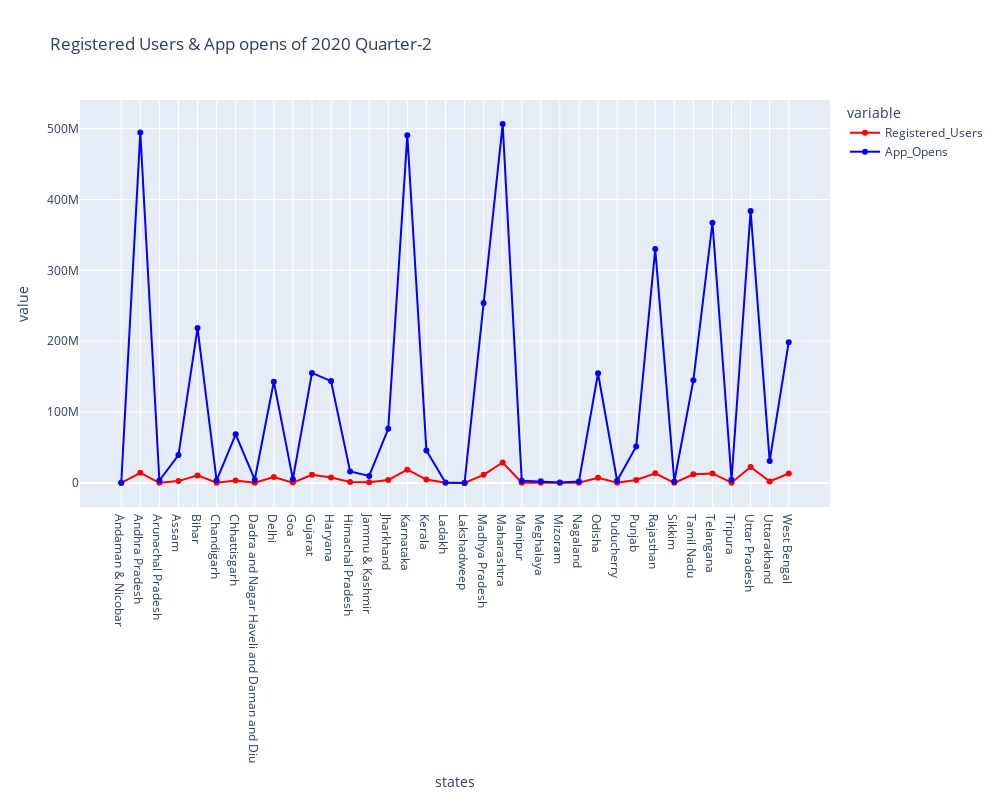

The cell this chart's notebook holds for it:
### Code cell
map_user_year_qua =map_user_fig2(map_user_yr, 2)

### Figure 1 — Plotly figure (JSON) as saved in the notebook; plotly's stock layout.template omitted (floating-point values rounded to 4 significant figures)
{"data": [{"hovertemplate": "variable=Registered_Users<br>states=%{x}<br>value=%{y}<extra></extra>", "legendgroup": "Registered_Users", "line": {"color": "rgb(255,0,0)", "dash": "solid"}, "marker": {"symbol": "circle"}, "mode": "lines+markers", "name": "Registered_Users", "orientation": "v", "showlegend": true, "type": "scatter", "x": ["Andaman & Nicobar", "Andhra Pradesh", "Arunachal Pradesh", "Assam", "Bihar", "Chandigarh", "Chhattisgarh", "Dadra and Nagar Haveli and Daman and Diu", "Delhi", "Goa", "Gujarat", "Haryana", "Himachal Pradesh", "Jammu & Kashmir", "Jharkhand", "Karnataka", "Kerala", "Ladakh", "Lakshadweep", "Madhya Pradesh", "Maharashtra", "Manipur", "Meghalaya", "Mizoram", "Nagaland", "Odisha", "Puducherry", "Punjab", "Rajasthan", "Sikkim", "Tamil Nadu", "Telangana", "Tripura", "Uttar Pradesh", "Uttarakhand", "West Bengal"], "xaxis": "x", "y": [32710, 14319675, 177534, 2550883, 10603767, 336351, 3401658, 244814, 8391139, 430639, 11392657, 7682878, 1249867, 845294, 4061035, 18655366, 4728844, 53034, 3187, 11374423, 28765086, 215496, 136211, 55574, 130205, 7258315, 255600, 4225481, 13563201, 119921, 12150786, 13378191, 336666, 22498519, 2148567, 13222022], "yaxis": "y"}, {"hovertemplate": "variable=App_Opens<br>states=%{x}<br>value=%{y}<extra></extra>", "legendgroup": "App_Opens", "line": {"color": "rgb(0,0,255)", "dash": "solid"}, "marker": {"symbol": "circle"}, "mode": "lines+markers", "name": "App_Opens", "orientation": "v", "showlegend": true, "type": "scatter", "x": ["Andaman & Nicobar", "Andhra Pradesh", "Arunachal Pradesh", "Assam", "Bihar", "Chandigarh", "Chhattisgarh", "Dadra and Nagar Haveli and Daman and Diu", "Delhi", "Goa", "Gujarat", "Haryana", "Himachal Pradesh", "Jammu & Kashmir", "Jharkhand", "Karnataka", "Kerala", "Ladakh", "Lakshadweep", "Madhya Pradesh", "Maharashtra", "Manipur", "Meghalaya", "Mizoram", "Nagaland", "Odisha", "Puducherry", "Punjab", "Rajasthan", "Sikkim", "Tamil Nadu", "Telangana", "Tripura", "Uttar Pradesh", "Uttarakhand", "West Bengal"], "xaxis": "x", "y": [305072, 494341698, 3387006, 39304924, 218435035, 3451250, 68493384, 4505127, 142852253, 5310126, 155264359, 143650123, 16125580, 9856653, 76339276, 490510075, 45832953, 695673, 29202, 253770044, 506354812, 3011491, 2205253, 739308, 2119279, 154682772, 3057608, 51289576, 329941181, 1912335, 144907447, 367130505, 4443221, 383703534, 31074793, 198589332], "yaxis": "y"}], "layout": {"height": 800, "legend": {"title": {"text": "variable"}, "tracegroupgap": 0}, "title": {"text": "Registered Users & App opens of 2020 Quarter-2"}, "width": 1000, "xaxis": {"anchor": "y", "domain": [0, 1], "title": {"text": "states"}}, "yaxis": {"anchor": "x", "domain": [0, 1], "title": {"text": "value"}}}}
